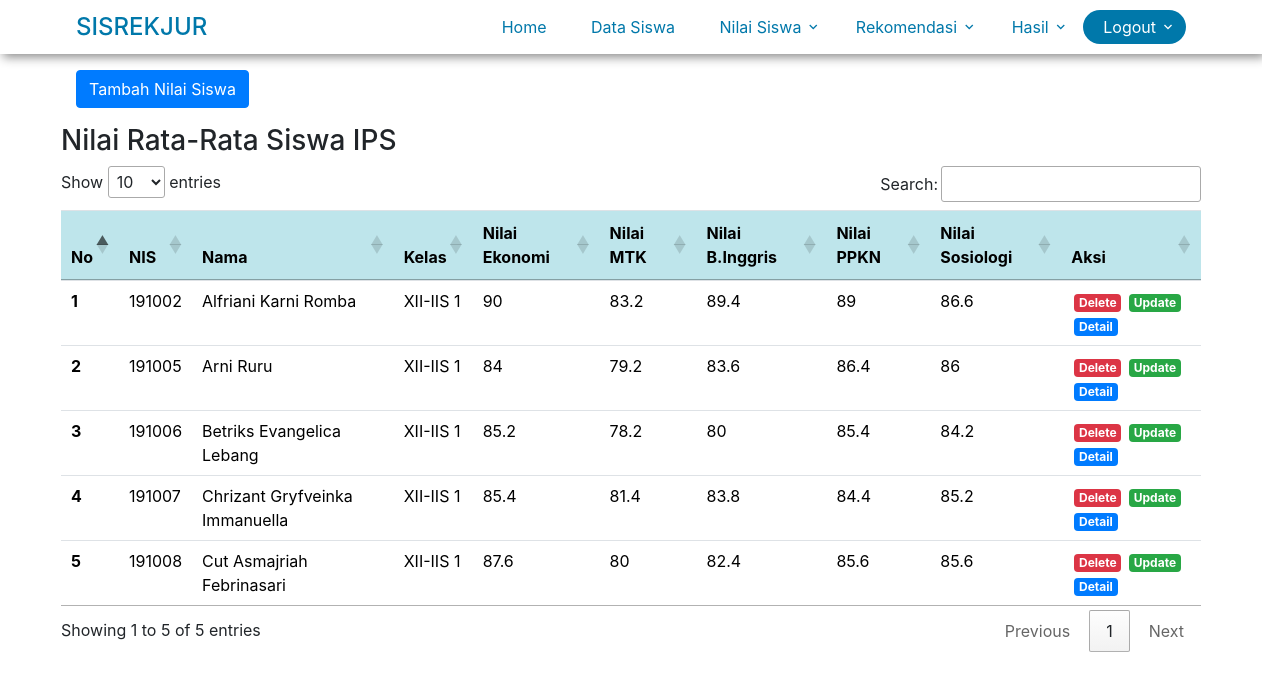
Page /index.php/controllernilaiips on the committed database.
### tables this page shows
CREATE TABLE `tbl_nilai_siswa_ips` (
  `id_tbl_nilai` int(11) NOT NULL,
  `nis` int(32) NOT NULL,
  `nama_lengkap` varchar(128) NOT NULL,
  `kelas` varchar(32) NOT NULL,
  `nilaieko_s1` int(11) NOT NULL,
  `nilaieko_s2` int(11) NOT NULL,
  `nilaieko_s3` int(11) NOT NULL,
  `nilaieko_s4` int(11) NOT NULL,
  `nilaieko_s5` int(11) NOT NULL,
  `nilai_rata_eko` double NOT NULL,
  `nilaimtk_s1` int(11) NOT NULL,
  `nilaimtk_s2` int(11) NOT NULL,
  `nilaimtk_s3` int(11) NOT NULL,
  `nilaimtk_s4` int(11) NOT NULL,
  `nilaimtk_s5` int(11) NOT NULL,
  `nilai_rata_mtk` double NOT NULL,
  `nilaiinggris_s1` int(11) NOT NULL,
  `nilaiinggris_s2` int(11) NOT NULL,
  `nilaiinggris_s3` int(11) NOT NULL,
  `nilaiinggris_s4` int(11) NOT NULL,
  `nilaiinggris_s5` int(11) NOT NULL,
  `nilai_rata_inggris` double NOT NULL,
  `nilaippkn_s1` int(11) NOT NULL,
  `nilaippkn_s2` int(11) NOT NULL,
  `nilaippkn_s3` int(11) NOT NULL,
  `nilaippkn_s4` int(11) NOT NULL,
  `nilaippkn_s5` int(11) NOT NULL,
  `nilai_rata_ppkn` double NOT NULL,
  `nilaisosio_s1` int(11) NOT NULL,
  `nilaisosio_s2` int(11) NOT NULL,
  `nilaisosio_s3` int(11) NOT NULL,
  `nilaisosio_s4` int(11) NOT NULL,
  `nilaisosio_s5` int(11) NOT NULL,
  `nilai_rata_sosio` double NOT NULL
);

### application/controllers/ControllerNilaiIps.php (called while the page is built, shortened)
<?php if (!defined('BASEPATH')) exit('No direct script access allowed');
class ControllerNilaiIps extends CI_Controller
{
    public function __construct()
    {
        $this->load->model(['M_Siswa' => 'm_siswa']);
    }
    public function index()
    {
        $data   = [
            'title'         => 'Nilai Siswa IPS',
            'data_siswa'    => $this->db->query('SELECT * FROM tbl_siswa')->result_array(),
            'record'    => $this->m_siswa->getKelasIps(),
            'nilai_siswa_ips' => $this->m_siswa->getAllNilaiSiswaIps()
        ];
        $this->load->view('includes/headerr', $data);
        $this->load->view('nilai_siswaIps/index', $data);
        $this->load->view('includes/footer');
    }
}

### index.php (called while the page is built, shortened)
<?php
require_once BASEPATH.'core/CodeIgniter.php';

### application/models/M_Siswa.php (called while the page is built, shortened)
<?php
class M_Siswa extends CI_Model
{
    public function getAllNilaiSiswaIps()
    {
        $query  = $this->db->get('tbl_nilai_siswa_ips');
        return $query->result_array();
    }
    public function getKelasIps()
    {
        $this->db->where_in('kelas', array('XII-IIS 1'));
        $query = $this->db->get('tbl_siswa');
        return $query->result_array();
    }
}

### application/views/nilai_siswaIps/index.php (the view, shortened to what this page needs)
<div class="container">
    <div class="row mt-3">
        <div class="col-md-6">
            <button type="button" class="btn btn-primary" data-toggle="modal" data-target="#modalTambahData">
                Tambah Nilai Siswa
            </button>
        </div>
    </div>
    <div class="row mt-3">
        <h3>Nilai Rata-Rata Siswa IPS</h3>
        <div class="table-responsive">
            <table class="table" id="myTable">
                <thead>
                    <tr class="table-info">
                        <th scope="col">No</th>
                        <th scope="col">NIS</th>
                        <th scope="col">Nama</th>
                        <th scope="col">Kelas</th>
                        <th scope="col">Nilai Ekonomi</th>
                        <th scope="col">Nilai MTK</th>
                        <th scope="col">Nilai B.Inggris</th>
                        <th scope="col">Nilai PPKN</th>
                        <th scope="col">Nilai Sosiologi</th>
                        <th scope="col">Aksi</th>
                    </tr>
                </thead>
                <tbody>
                    <?php $no = 1;
                    foreach ($nilai_siswa_ips as $nilai_ips) : ?>
                        <tr>
                            <th scope="row"><?= $no++; ?></th>
                            <td><?= $nilai_ips['nis']; ?></td>
                            <td><?= $nilai_ips['nama_lengkap']; ?></td>
                            <td><?= $nilai_ips['kelas']; ?></td>
                            <td><?= $nilai_ips['nilai_rata_eko']; ?></td>
                            <td><?= $nilai_ips['nilai_rata_mtk']; ?></td>
                            <td><?= $nilai_ips['nilai_rata_inggris']; ?></td>
                            <td><?= $nilai_ips['nilai_rata_ppkn']; ?></td>
                            <td><?= $nilai_ips['nilai_rata_sosio']; ?></td>
                            <td>
                                <a href="<?= base_url(''); ?>controllernilaiips/hapus/<?= $nilai_ips['nis']; ?>" class="badge badge-danger" onclick="return confirm('yakin?');">Delete</a>
                                <a href="" class="badge badge-success" data-toggle="modal" data-target="#modalUpdateData<?= $nilai_ips['id_tbl_nilai']; ?>">Update</a>
                                <a href="" class="badge badge-primary" data-toggle="modal" data-target="#modalDetailData<?= $nilai_ips['id_tbl_nilai']; ?>">Detail</a>
                            </td>
                        </tr>
                    <?php endforeach; ?>
                </tbody>
            </table>
        </div>
    </div>
</div>

### assets/css/style.css (style rules this page uses)
.badge { margin-left: 3px; }

### assets/css/style-navbar.css (style rules this page uses)
body { font-family: "Open Sans", -apple-system, BlinkMacSystemFont, "Segoe UI", Roboto, "Helvetica Neue", Arial, "Noto Sans", sans-serif, "Apple Color Emoji", "Segoe UI Emoji", "Segoe UI Symbol", "Noto Color Emoji"; background-color: #fff; height: 200vh; position: relative; }
body:before { content: ""; position: absolute; top: 0; left: 0; right: 0; bottom: 0; background: rgba(0, 0, 0, 0.5); -webkit-transition: .3s all ease; -o-transition: .3s all ease; transition: .3s all ease; opacity: 0; visibility: hidden; z-index: 1; }
h1, h2, h3, h4, h5, h6, .h1, .h2, .h3, .h4, .h5, .h6 { font-family: "Open Sans", -apple-system, BlinkMacSystemFont, "Segoe UI", Roboto, "Helvetica Neue", Arial, "Noto Sans", sans-serif, "Apple Color Emoji", "Segoe UI Emoji", "Segoe UI Symbol", "Noto Color Emoji"; }
a { -webkit-transition: .3s all ease; -o-transition: .3s all ease; transition: .3s all ease; }
a, a:hover { text-decoration: none !important; }

### rows in the picture
tbl_nilai_siswa_ips: nis "191002", nama_lengkap "Alfriani Karni Romba", kelas "XII-IIS 1", nilai_rata_eko "90", nilai_rata_mtk "83.2", nilai_rata_inggris "89.4", nilai_rata_ppkn "89", nilai_rata_sosio "86.6"
tbl_nilai_siswa_ips: nis "191005", nama_lengkap "Arni Ruru", kelas "XII-IIS 1", nilai_rata_eko "84", nilai_rata_mtk "79.2", nilai_rata_inggris "83.6", nilai_rata_ppkn "86.4", nilai_rata_sosio "86"
tbl_nilai_siswa_ips: nis "191006", nama_lengkap "Betriks Evangelica Lebang", kelas "XII-IIS 1", nilai_rata_eko "85.2", nilai_rata_mtk "78.2", nilai_rata_inggris "80", nilai_rata_ppkn "85.4", nilai_rata_sosio "84.2"
tbl_nilai_siswa_ips: nis "191007", nama_lengkap "Chrizant Gryfveinka Immanuella", kelas "XII-IIS 1", nilai_rata_eko "85.4", nilai_rata_mtk "81.4", nilai_rata_inggris "83.8", nilai_rata_ppkn "84.4", nilai_rata_sosio "85.2"
tbl_nilai_siswa_ips: nis "191008", nama_lengkap "Cut Asmajriah Febrinasari", kelas "XII-IIS 1", nilai_rata_eko "87.6", nilai_rata_mtk "80", nilai_rata_inggris "82.4", nilai_rata_ppkn "85.6", nilai_rata_sosio "85.6"
